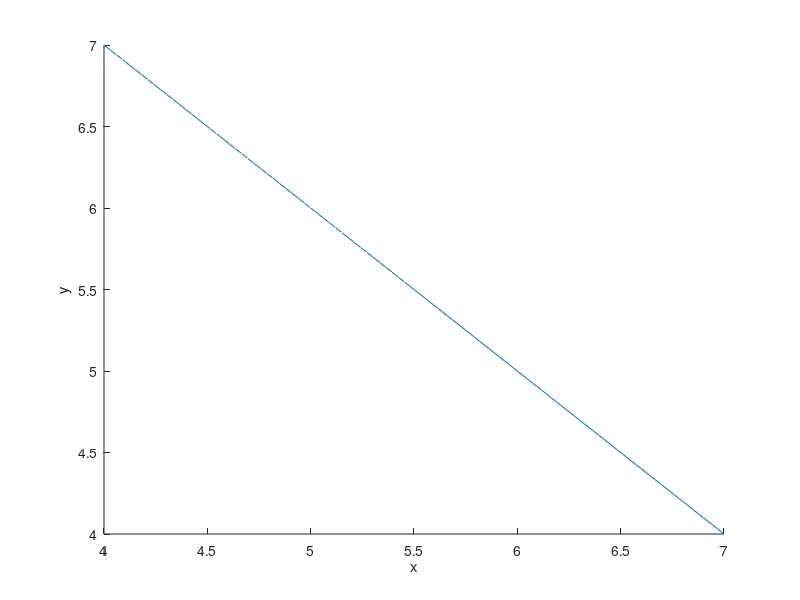

This figure's MATLAB source:
clear all;
clf;

# À périmètre fixé, l'aire du rectangle est maximisée lorsqu'il est un carré.

a=4
b=7

X=linspace(b,a,100);
Y=linspace(a,b,100);
A=X.*Y;

hold on;

plot3(X,Y,A);

xlabel("x");
ylabel("y");
zlabel("A");

%~ grid on;
